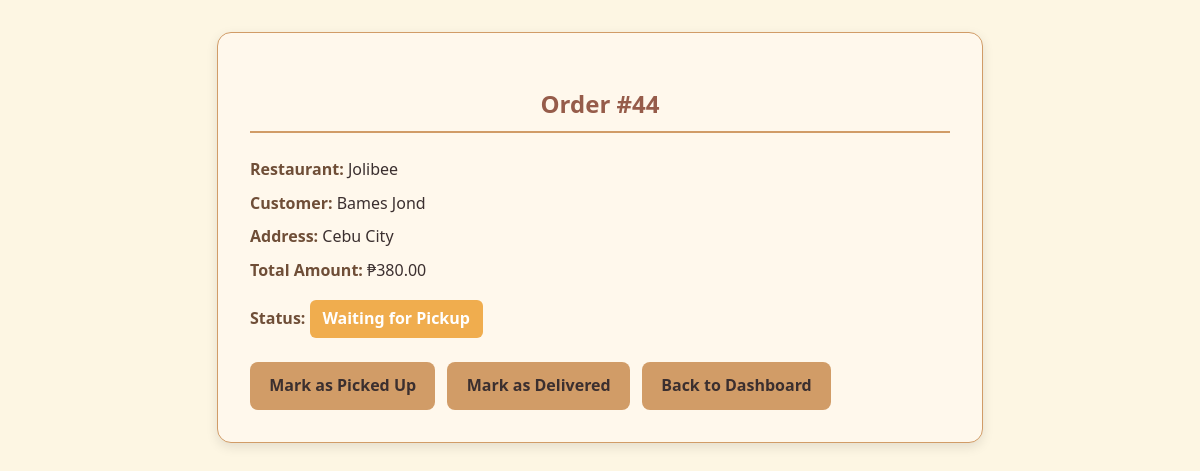
Screenshot of /view_order.php?id=44 (signed in) with the database file from the repository.
### tables this page shows
CREATE TABLE `orderprocess` (
  `OrderID` int(11) NOT NULL,
  `BranchID` int(11) NOT NULL,
  `RiderID` int(11) DEFAULT NULL,
  `CustomerID` int(11) NOT NULL,
  `OrderStatus` int(11) NOT NULL DEFAULT 1,
  `Total Amount` decimal(10,0) NOT NULL,
  `OrderDate` datetime NOT NULL
);

CREATE TABLE `restaurant` (
  `branchID` int(11) NOT NULL,
  `branchaddress` varchar(100) NOT NULL,
  `email` varchar(50) NOT NULL,
  `restaurantname` varchar(50) NOT NULL,
  `contact-num` varchar(15) NOT NULL,
  `manager` varchar(50) NOT NULL,
  `password` varchar(50) NOT NULL,
  `logo_image` varchar(255) DEFAULT NULL,
  `status` tinyint(1) NOT NULL DEFAULT 0
);

CREATE TABLE `customer` (
  `CustomerID` int(11) NOT NULL,
  `username` varchar(50) NOT NULL,
  `fullname` varchar(100) NOT NULL,
  `email` varchar(50) NOT NULL,
  `password` varchar(50) NOT NULL,
  `phone_no` varchar(50) NOT NULL,
  `home_address` varchar(15) NOT NULL,
  `work_address` varchar(100) DEFAULT NULL
);

### view_order.php (the view, shortened to what this page needs)
<?php
$conn = mysqli_connect("localhost", "root", "", "click2eat");
$order_id = intval($_GET['id']);
$sql = "
    SELECT
        o.OrderID,
        o.OrderStatus,
        o.OrderDate,
        o.`Total Amount` AS total_amount,
        r.restaurantname,
        c.fullname,
        c.home_address
    FROM orderprocess o
    JOIN restaurant r ON o.BranchID = r.branchID
    JOIN customer c ON o.CustomerID = c.CustomerID
    WHERE o.OrderID = ?
";
$stmt = mysqli_prepare($conn, $sql);
mysqli_stmt_bind_param($stmt, "i", $order_id);
mysqli_stmt_execute($stmt);
$result = mysqli_stmt_get_result($stmt);
$order = mysqli_fetch_assoc($result);
?>
<!DOCTYPE html>
<html>
<head>
</head>
<body>
  <div class="vieworder-container">
    <h2>Order #<?php echo $order['OrderID']; ?></h2>
    <div class="order-info">
      <p><strong>Restaurant:</strong> <?php echo htmlspecialchars($order['restaurantname']); ?></p>
      <p><strong>Customer:</strong> <?php echo htmlspecialchars($order['fullname']); ?></p>
      <p><strong>Address:</strong> <?php echo htmlspecialchars($order['home_address']); ?></p>
      <p><strong>Total Amount:</strong> ₱<?php echo number_format($order['total_amount'], 2); ?></p>
      <p><strong>Status:</strong>
        <span class="status-badge
          <?php echo $order['OrderStatus']==1?'waiting':($order['OrderStatus']==2?'transit':'delivered'); ?>">
          <?php echo $order['OrderStatus']==1?'Waiting for Pickup':($order['OrderStatus']==2?'In Transit':'Delivered'); ?>
        </span>
      </p>
    </div>
    <a href="mark_picked.php?id=<?php echo $currentOrder['OrderID']; ?>" class="action-btn">
        Mark as Picked Up
    </a>
    <a href="mark_delivered.php?id=<?php echo $order['OrderID']; ?>" class="action-btn">
        Mark as Delivered
    </a>
    <a href="riderview.php" class="action-btn">Back to Dashboard</a>
  </div>
</body>
</html>

### view_order.php (style rules this page uses)
:root { --bg: #fdf6e3; --surface: #fff8ec; --surface-alt: #f2e6d4; --text: #3b2f2f; --accent: #965c4a; --accent-soft: #d19c67; --accent-warm: #6f4e37; }
body { background-color: var(--bg); color: var(--text); font-family: "Segoe UI", sans-serif; line-height: 1.6; margin: 0; padding: 2rem; }
.vieworder-container { max-width: 700px; margin: 0 auto; background-color: var(--surface); padding: 2rem; border-radius: 14px; border: 1px solid var(--accent-soft); box-shadow: 0 4px 12px rgba(0,0,0,0.1); }
.vieworder-container h2 { text-align: center; color: var(--accent); margin-bottom: 1.5rem; border-bottom: 2px solid var(--accent-soft); padding-bottom: 0.5rem; }
.order-info p { margin: 0.5rem 0; font-size: 1rem; color: var(--text); }
.order-info strong { color: var(--accent-warm); }
.status-badge { display: inline-block; padding: 0.4rem 0.8rem; border-radius: 6px; font-weight: bold; background-color: var(--accent-soft); color: var(--text); margin-top: 0.5rem; }
.status-badge.waiting { background-color: #f0ad4e; color: #fff; }
.action-btn { display: inline-block; padding: 0.7rem 1.2rem; margin: 1rem 0.5rem 0 0; text-decoration: none; border-radius: 8px; font-weight: bold; transition: 0.3s; background-color: var(--accent-soft); color: var(--text); }

### rows the page displays
orderprocess: OrderID "44", BranchID.restaurantname "Jolibee", CustomerID.fullname "Bames Jond", CustomerID.home_address "Cebu City", Total Amount "380.00"
